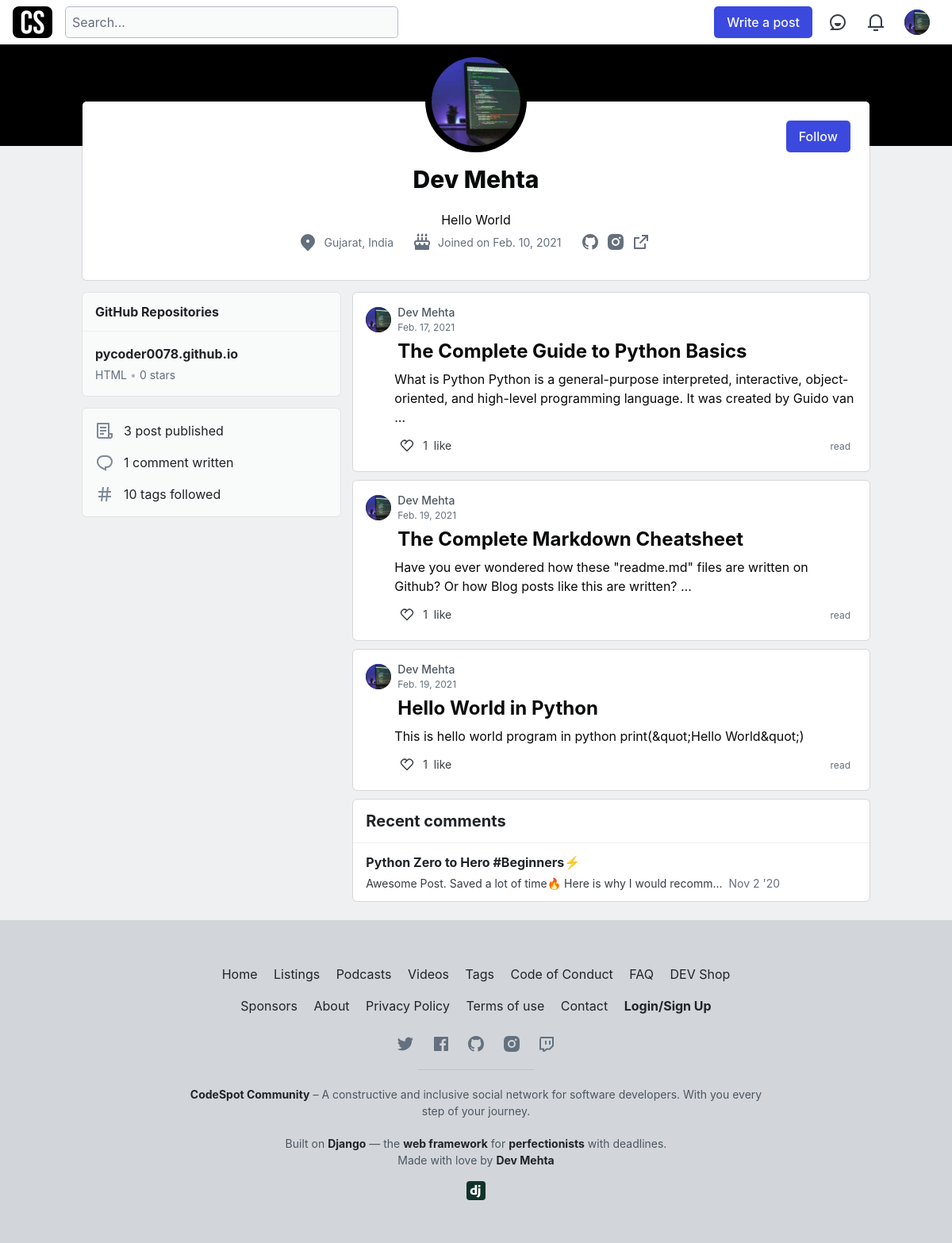
The app's page /PyCoder0078/ (signed in) with its own data.
### accounts/models.py (models this page shows, shortened)
class Profile(models.Model):
	user = models.ForeignKey(User, on_delete=models.CASCADE)
	name = models.CharField(max_length=80)
	email = models.EmailField()
	location = models.CharField(max_length=255)
	profile_picture = models.ImageField(upload_to='media/images/profile_picture', max_length=500)
	bio = models.TextField()
	website = models.URLField(blank=True)
	followers = models.ManyToManyField('Profile',related_name='followed_by')
	following = models.ManyToManyField('Profile')
	gitlab_url = models.URLField(blank=True)
	behance_url = models.URLField(blank=True)
	instagram_url = models.URLField(blank=True)
	github_url = models.URLField(blank=True)
	def __str__(self):
		return str(self.user.username)
	def get_post_count(self):
		posts = post_models.Post.objects.filter(author=self.user)
		return posts.count()

class GitHubRepo(models.Model):
	user = models.ForeignKey(User, on_delete=models.CASCADE)
	name = models.CharField(max_length=255)
	description = models.TextField(blank=True)
	top_language = models.CharField(max_length=255,blank=True)
	stars = models.IntegerField(blank=True)
	fork = models.BooleanField(default=False)
	url = models.URLField(blank=True)

### posts/models.py (models this page shows)
class Post(models.Model):
	author= models.ForeignKey(User, on_delete=models.CASCADE)
	title= models.CharField(max_length=300)
	url= models.SlugField(max_length=300)
	content= models.TextField()
	created_on = models.DateTimeField(auto_now_add= True)
	likes= models.IntegerField(default=0)
	def __str__(self):
		return self.title
	def get_readtime(self):
		result = readtime.of_html(self.content)
		return result.text
	def get_profile(self):
		result = account_models.Profile.objects.get(user=self.author)
		return result

### accounts/views.py (the view)
# urls.py: path('<slug:username>/', login_required(views.DetailProfile.as_view()), name='detail_profile'),
class DetailProfile(View):
	def get(self, request, *args, **kwargs):
		u = User.objects.filter(username=self.kwargs['username'])
		if u.exists():
			u = u[0]
			context = {}
			p = Profile.objects.get(user=u)
			sameUser = True if u.username == request.user.username else False
			gh = GitHubProfile.objects.filter(user=u)
			posts = Post.objects.filter(author=u)
			if gh.exists():
				context['github_profile'] = gh[0]
			context['profile'] = p
			context['sameUser'] = sameUser
			context['posts'] = posts
			if not sameUser:
				following = p.followers.filter(user=User.objects.get(username=self.request.user))
				following = following.exists()
				if following:
					res = "Following"
				else:
					res = "Follow"
				context['following'] = following
				context['follow_action_text'] = res
			return render(request, "accounts/profile_detail.html", context)

### accounts/templates/accounts/profile_detail.html (shortened to what this page needs)
{% extends 'base.html' %}
{% load static %}
{% load humanizelib %}
{% block body %}
<div
  id="page-content"
  class="wrapper stories stories-index"
  data-current-page="stories-index"
>
  <div id="page-content-inner">
    <div class="brand-bg">
      <div class="crayons-layout crayons-layout--limited-l pt-7 m:pt-9">
        <header class="profile-header crayons-card mt-2">
          <div class="relative profile-header__top">
            <span class="crayons-avatar crayons-avatar--3xl">
              <img
                src="{{profile.profile_picture.url}}"
                alt="{{profile}} profile picture"
                class="crayons-avatar__image"
                width="128"
                height="128"
              />
            </span>
            <div class="profile-header__actions">
              {% if sameUser %}
              <a
                href="/{{profile}}/edit-profile/"
                target="_blank"
                id="user-follow-butt"
                class="crayons-btn whitespace-nowrap follow-action-button user-profile-follow-button showing"
              >
                Edit profile
              </a>
              {% else %}
              <button
                id="user-follow-butt"
                class="crayons-btn whitespace-nowrap follow-action-button user-profile-follow-button showing"
              >
                {{follow_action_text}}
              </button>
              {% endif %}
            </div>
          </div>
          <div class="profile-header__details">
            <h1 class="crayons-title fw-heavy mb-2">{{profile.name}}</h1>
            <p
              class="fs-base m:fs-l color-base-90 mb-4 mx-auto max-w-100 m:max-w-75"
            >
              {{profile.bio|linebreaks}}
            </p>
            <div class="profile-header__meta">
              <span class="profile-header__meta__item">
                {{profile.location}}
              </span>
              <span class="profile-header__meta__item">
                Joined on&nbsp;
                <time class="date"
                  >{{profile.user.date_joined.date|naturaltime}}</time
                >
              </span>
              <span class="profile-header__meta__item -ml-1">
                {% if profile.github_url %}
                <a
                  href="{{profile.github_url}}"
                  target="_blank"
                  rel="noopener me"
                  class="px-1 align-middle inline-block"
                >
                </a>
                {% endif %} {% if profile.instagram_url %}
                <a
                  href="{{profile.instagram_url}}"
                  target="_blank"
                  rel="noopener nofollow me"
                  class="px-1 align-middle inline-block"
                >
                </a>
                {% endif %} {% if profile.website %}
                <a
                  href="{{profile.website}}"
                  target="_blank"
                  rel="noopener nofollow me"
                  class="px-1 align-middle inline-block"
                >
                </a>
                {% endif %}
              </span>
            </div>
          </div>
        </header>
      </div>
    </div>
    <div
      class="crayons-layout crayons-layout--limited-l crayons-layout--2-cols crayons-layout--2-cols--1-2 pt-4 m:pt-0"
      id="index-container"
      data-params='{"user_id":503766,"class_name":"Article","sort_by":"published_at","sort_direction":"desc"}'
      data-which="articles"
      data-tag=""
      data-feed="base-feed"
      data-articles-since="0"
    >
      <div class="crayons-layout__sidebar-left">
        <div class="gap-2 m:gap-4 hidden m:grid js-user-info">
          <div class="crayons-card crayons-card--secondary">
            <header class="crayons-card__header">
              <h3 class="crayons-subtitle-3 flex items-center">
                GitHub Repositories
              </h3>
            </header>
            <div>
              {% for i in github_profile.repos.all %}
              <a
                href="{{i.url}}"
                target="_blank"
                rel="noopener"
                class="crayons-link crayons-link--contentful"
              >
                <p class="fw-bold flex items-center">{{i.name}}</p>
                <p class="fs-s color-base-60 flex items-center">
                  {% ifnotequal i.top_language '' %} {{ i.top_language }}
                  <span class="opacity-50 inline-block px-1">•</span>
                  {% endifnotequal %}
				  {% ifequal i.stars 1 %}
				  {{i.stars}} star
				  {% else %}
				  {{ i.stars }} stars
				  {% endifequal %}
                </p>
              </a>
              {% endfor %}
            </div>
          </div>
          <div class="crayons-card crayons-card--secondary p-4">
            <div class="flex items-center mb-4">
              {{profile.get_post_count}} post published
            </div>
            <div class="flex items-center mb-4">
              1 comment written
            </div>
            <div class="flex items-center">
              10 tags followed
            </div>
          </div>
        </div>
      </div>
      <main class="crayons-layout__content articles-list" id="articles-list">
        <div class="substories" id="substories">
		  {% for post in posts %}
          <div class="crayons-story">
            <div class="crayons-story__body">
              <div class="crayons-story__top">
                <div class="crayons-story__meta">
                  <div class="crayons-story__author-pic">
                    <a
                      href="/{{post.author}}"
                      class="crayons-avatar crayons-avatar--l"
                    >
                      <img
                        src="{{post.get_profile.profile_picture.url}}"
                        alt="{{post.author}} profile"
                        class="crayons-avatar__image"
                      />
                    </a>
                  </div>
                  <div>
                    <p>
                      <a
                        href="/{{post.author}}"
                        class="crayons-story__secondary fw-medium"
                      >
                        {{post.get_profile.name}}
                      </a>
                    </p>
                    <a
                      href="/{{post.author}}/{{post.url}}"
                      class="crayons-story__tertiary fs-xs"
                      ><time
                        >{{post.created_on.date}}</time
                      ></a>
                  </div>
                </div>
              </div>
              <div class="crayons-story__indention">
                <h2 class="crayons-story__title">
                  <a
                    href="/{{post.author}}/{{post.url}}"
                    >
                    {{post.title}}
                  </a>
                </h2>
                <div class="crayons-story__tags">
                  <p>{{post.content|striptags|truncatewords:20}}</p>
                </div>
                <div class="crayons-story__bottom">
                  <div class="crayons-story__details">
                    <a
                      href="/{{post.author}}/{{post.url}}"
                      class="crayons-btn crayons-btn--s crayons-btn--ghost crayons-btn--icon-left"
                      data-reaction-count=""
                      data-reactable-id="503506"
                    >
                      {{post.likes}}
					  {% ifequal post.likes 1 %}
                      <span class="hidden s:inline">&nbsp;like</span>
					  {% else %}
                      <span class="hidden s:inline">&nbsp;likes</span>
					  {% endifequal %}
					</a>
                  </div>
                  <div class="crayons-story__save">
                    <small class="crayons-story__tertiary fs-xs mr-2">
                      {{post.get_readtime}} read
                    </small>
                  </div>
                </div>
              </div>
            </div>
          </div>
		  {% endfor %}
          <div class="profile-comment-card crayons-card mt-2 m:mt-0 mb-2">
            <div class="crayons-card__header">
              <h3 class="crayons-subtitle-2">Recent comments</h3>
            </div>
            <a href="/devmehta/comment/17fko" class="profile-comment-row">
              <h4 class="fw-bold fs-base m-0 mb-1">
                Python Zero to Hero #Beginners⚡
              </h4>
              <div class="inline-flex items-center fs-s gap-2">
                <p class="color-base-80">
                  Awesome Post. Saved a lot of time🔥 Here is why I would
                  recomm...
                </p>
                <p>
                  <small
                    class="color-base-60 fs-s comment-date whitespace-nowrap"
                  >
                    <time
                      datetime="2020-11-02T15:49:09Z"
                      title="Monday, November 2, 2020, 9:19:09 PM"
                      >Nov 2 '20</time
                    >
                  </small>
                </p>
              </div>
            </a>
          </div>
        </div>
      </main>
    </div>
  </div>
</div>
{% endblock %}

### accounts/templates/header.html (shortened to what this page needs)
<header class="crayons-header print-hidden" role="banner">
    <div class="crayons-header__container">
      <a href="/" class="site-logo" aria-label="DEV Community Home">
        <img src="/static/images/logo.png" style="border-radius: 8px;" alt="" width="50">
      </a>
      <div class="crayons-header--search js-search-form" id="header-search"><form method="get" action="/search" accept-charset="UTF-8"><input type="hidden" id="" name="utf8" placeholder="" autocomplete="" value="✓"><input class="crayons-header--search-input crayons-textfield" type="text" name="q" placeholder="Search..." autocomplete="off" aria-label="search"></form>
      </div>
      <div class="flex items-center h-100 ml-auto">
        <a href="/new" class="crayons-btn hidden mr-2 whitespace-nowrap m:block ml-auto">Write a post</a>
        <a href="/connect" id="connect-link" class="crayons-header__link crayons-btn crayons-btn--ghost crayons-btn--icon-rounded" aria-label="Connect">
        </a>
        <a href="/notifications" id="notifications-link" class="crayons-header__link crayons-btn crayons-btn--ghost crayons-btn--icon-rounded" aria-label="Notifications">
        </a>
        <div class="crayons-header__menu desktop" id="crayons-header__menu">
          <button type="button" class="crayons-header__menu__trigger" id="member-menu-button" aria-label="Navigation menu" aria-expanded="false">
            <span class="crayons-avatar crayons-avatar--l">
				<img class="crayons-avatar__image" alt="" id="nav-profile-image" src="{{profile.profile_picture.url}}"></span>
          </button>
        </div>
      </div>
    </div>
  </header>

### static/css/views.css (style rules this page uses)
.profile-header { --padding: var(--su-3);border-radius:0 }
@media (min-width: 640px) { .profile-header { --padding: var(--su-4) } }
@media (min-width: 768px) { .profile-header { border-radius:var(--radius);text-align:center } }
@media (min-width: 1024px) { .profile-header { --padding: var(--su-6) } }
.profile-header__top { margin-top:calc(-1 * var(--su-7));margin-bottom:var(--su-4);position:relative;padding:0 var(--padding) }
@media (min-width: 768px) { .profile-header__top { margin-top:calc(-1 * var(--su-9));margin-bottom:var(--su-3) } }
.profile-header__actions { display:flex;right:0;top:var(--su-7);position:absolute;padding:var(--padding) var(--padding) 0 0 }
@media (min-width: 768px) { .profile-header__actions { top:var(--su-9) } }
.profile-header__details { padding:var(--padding);padding-top:0 }
.profile-header__meta { font-size:var(--fs-s);color:var(--base-60);margin-bottom:var(--su-2);display:flex;flex-wrap:wrap;align-items:center;margin-left:calc(-1 * var(--su-1)) }
@media (min-width: 768px) { .profile-header__meta { justify-content:center;margin-left:0 } }
.profile-header__meta a { color:var(--link-color-secondary) }
.profile-header__meta__item { display:flex;align-items:center;flex-wrap:nowrap;white-space:nowrap;padding:var(--su-2) var(--su-2) }
@media (min-width: 768px) { .profile-header__meta__item { padding:var(--su-1) var(--su-3) } }
.profile-header .crayons-avatar,.profile-header .crayons-logo { width:var(--su-9);height:var(--su-9);background-color:var(--profile-brand-color);padding:var(--su-1) }
.profile-header .crayons-avatar::after,.profile-header .crayons-logo::after { content:none }
@media (min-width: 768px) { .profile-header .crayons-avatar,.profile-header .crayons-logo { padding:var(--su-2);width:var(--su-10);height:var(--su-10) } }
.brand-bg { background:linear-gradient(180deg, var(--profile-brand-color) var(--su-9), transparent var(--su-9)) }
@media (min-width: 768px) { .brand-bg { background:linear-gradient(180deg, var(--profile-brand-color) var(--su-10), transparent var(--su-10)) } }
.profile-comment-card { border-radius:0 }
@media screen and (min-width: 640px) { .profile-comment-card { border-radius:var(--radius) } }
.profile-comment-row { color:var(--base-90);display:flex;flex-direction:column;border-bottom:1px solid var(--card-border);padding:var(--su-3) var(--su-4) }
.profile-comment-row:last-child { border-bottom:unset }

### accounts/templates/base.html (style rules this page uses)
:root { --accent-brand: #3b49df; --accent-brand-darker: #323ebe; --accent-brand-lighter: #4150f5; --accent-brand-a10: rgba(59, 73, 223, 0.1); }

### accounts/templates/accounts/profile_detail.html (style rules this page uses)
:root { --profile-brand-color: #000000; }

### records on screen
Profile: profile_picture (picture), name "Dev Mehta", bio "Hello World", location "Gujarat, India", user.date_joined "Feb. 10, 2021", get_post_count "3"
GitHubRepo: name "pycoder0078.github.io", top_language "HTML", stars "0"
Post: get_profile.profile_picture (picture), get_profile.name "Dev Mehta", created_on "Feb. 17, 2021", title "The Complete Guide to Python Basics", content "What is Python Python is a general-purpose interpreted, interactive, object-oriented, and high-level programming language. It was created by Guido van …", likes "1"
Post: get_profile.profile_picture (picture), get_profile.name "Dev Mehta", created_on "Feb. 19, 2021", title "The Complete Markdown Cheatsheet", content "Have you ever wondered how these \"readme.md\" files are written on Github? Or how Blog posts like this are written? …", likes "1"
Post: get_profile.profile_picture (picture), get_profile.name "Dev Mehta", created_on "Feb. 19, 2021", title "Hello World in Python", content "This is hello world program in python print(&quot;Hello World&quot;)", likes "1"

### other values on screen
{{ follow_action_text }} "Follow"
